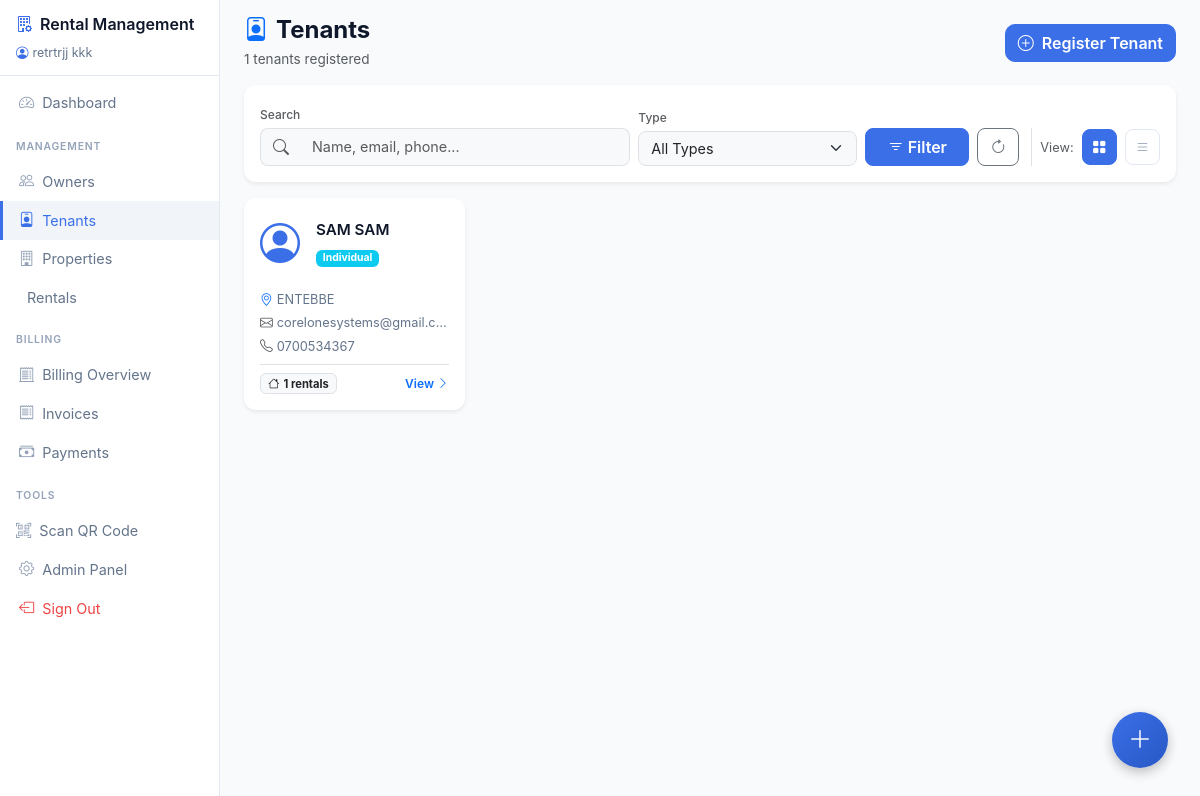
Page /tenants/ (signed in) on the committed database.
### rentals/models.py (models this page shows, shortened)
class Tenant(models.Model):
    TENANT_TYPES = (
        ('company', 'Company'),
        ('individual', 'Individual'),
    )
    id = models.UUIDField(primary_key=True, default=uuid.uuid4, editable=False)
    tenant_type = models.CharField(max_length=20, choices=TENANT_TYPES, default='individual')
    company_name = models.CharField(max_length=255, blank=True, null=True)
    registration_number = models.CharField(max_length=100, blank=True, null=True)
    tax_id = models.CharField(max_length=50, blank=True, null=True)
    first_name = models.CharField(max_length=100, blank=True, null=True)
    last_name = models.CharField(max_length=100, blank=True, null=True)
    national_id = models.CharField(max_length=50, blank=True, null=True)
    email = models.EmailField(blank=True, null=True)
    phone = models.CharField(max_length=20, blank=True, null=True)
    address = models.TextField(blank=True, null=True)
    city = models.CharField(max_length=100, blank=True, null=True)
    country = models.CharField(max_length=100, blank=True, null=True)
    qr_code_image = models.ImageField(upload_to='qr_codes/tenant/', blank=True, null=True)
    created_at = models.DateTimeField(auto_now_add=True)
    updated_at = models.DateTimeField(auto_now=True)
    @property
    def name(self):
        if self.tenant_type == 'company':
            return self.company_name or 'Unnamed Company'
        return f"{self.first_name or ''} {self.last_name or ''}".strip() or 'Unnamed Individual'
    @property
    def rental_count(self):
        return self.rentals.count()

### rentals/views.py (the view, shortened to what this page needs)
# urls.py: path('tenants/', views.tenant_list, name='tenant_list'),
@login_required
def tenant_list(request):
    tenants = Tenant.objects.all()
    search = request.GET.get('search')
    tenant_type = request.GET.get('tenant_type')
    if tenant_type:
        tenants = tenants.filter(tenant_type=tenant_type)
    paginator = Paginator(tenants, 20)
    page_number = request.GET.get('page')
    page_obj = paginator.get_page(page_number)
    context = {
        'page_obj': page_obj,
        'search': search or '',
        'tenant_type': tenant_type or '',
    }
    return render(request, 'rentals/tenant_list.html', context)

### rentals/templates/rentals/tenant_list.html (shortened to what this page needs)
{% extends 'rentals/base.html' %}
{% block content %}
<div class="d-flex justify-content-between align-items-center mb-3">
    <div>
        <h2 class="mb-1 fw-bold" style="color: #0f172a; font-size: 1.5rem;">
            <i class="bi bi-person-badge me-2 text-primary"></i>Tenants
        </h2>
        <p class="text-muted mb-0" style="font-size: 0.85rem;">
            {{ page_obj.paginator.count|default:0 }} tenants registered
        </p>
    </div>
    <a href="{% url 'rentals:tenant_create' %}" class="btn btn-primary">
        <i class="bi bi-plus-circle me-2"></i>Register Tenant
    </a>
</div>
<div class="card border-0 shadow-sm mb-3" style="border-radius: 12px;">
    <div class="card-body p-3">
        <form method="get" class="row g-2 align-items-end">
            <div class="col-md-5">
                <label class="form-label text-muted mb-1" style="font-size: 0.75rem; font-weight: 500;">Search</label>
                <div class="input-group">
                    <span class="input-group-text bg-light border-end-0" style="border-radius: 8px 0 0 8px;">
                        <i class="bi bi-search text-muted"></i>
                    </span>
                    <input type="text" class="form-control border-start-0 bg-light" name="search" placeholder="Name, email, phone..." value="{{ search }}" style="border-radius: 0 8px 8px 0; font-size: 0.9rem;">
                </div>
            </div>
            <div class="col-md-3">
                <label class="form-label text-muted mb-1" style="font-size: 0.75rem; font-weight: 500;">Type</label>
                <select class="form-select bg-light" name="tenant_type" style="border-radius: 8px; font-size: 0.9rem;">
                    <option value="">All Types</option>
                </select>
            </div>
            <div class="col-md-4">
                <div class="d-flex gap-2">
                    <button type="submit" class="btn btn-primary flex-fill" style="border-radius: 8px;">
                        <i class="bi bi-filter me-1"></i>Filter
                    </button>
                    <a href="{% url 'rentals:tenant_list' %}" class="btn btn-outline-secondary" style="border-radius: 8px;">
                        <i class="bi bi-arrow-clockwise"></i>
                    </a>
                    <div class="d-flex align-items-center gap-2 border-start ms-1 ps-2">
                        <span class="text-muted d-none d-md-inline" style="font-size: 0.8rem;">View:</span>
                        <button type="button" class="btn btn-sm view-toggle-btn active" id="gridViewBtn" onclick="toggleView('grid')" title="Grid View" style="border-radius: 8px; padding: 0.4rem 0.6rem;">
                            <i class="bi bi-grid-fill"></i>
                        </button>
                        <button type="button" class="btn btn-sm view-toggle-btn" id="listViewBtn" onclick="toggleView('list')" title="List View" style="border-radius: 8px; padding: 0.4rem 0.6rem;">
                            <i class="bi bi-list"></i>
                        </button>
                    </div>
                </div>
            </div>
        </form>
    </div>
</div>
{% if page_obj %}
<div class="row g-3" id="gridViewContainer">
    {% for tenant in page_obj %}
    <div class="col-sm-6 col-lg-4 col-xl-3">
        <a href="{% url 'rentals:tenant_detail' tenant.pk %}" class="card border-0 shadow-sm text-decoration-none h-100" style="border-radius: 12px; transition: transform 0.2s;">
            <div class="card-body p-3">
                <div class="d-flex align-items-center gap-3 mb-3">
                    <div class="flex-shrink-0">
                        {% if tenant.tenant_type == 'company' %}
                            <i class="bi bi-building" style="font-size: 2.5rem; color: #3B6FE8;"></i>
                        {% else %}
                            <i class="bi bi-person-circle" style="font-size: 2.5rem; color: #3B6FE8;"></i>
                        {% endif %}
                    </div>
                    <div class="flex-grow-1 min-width-0">
                        <h6 class="fw-semibold mb-1 text-truncate" style="color: #0f172a; font-size: 0.95rem;">{{ tenant.name }}</h6>
                        <span class="badge {% if tenant.tenant_type == 'company' %}bg-primary{% else %}bg-info{% endif %}" style="font-size: 0.65rem;">{{ tenant.get_tenant_type_display }}</span>
                    </div>
                </div>
                <div class="mb-2" style="font-size: 0.8rem; color: #64748b;">
                    <div class="text-truncate mb-1">
                        <i class="bi bi-geo-alt me-1 text-primary"></i>{{ tenant.city|default:"No location" }}
                    </div>
                    {% if tenant.email %}
                    <div class="text-truncate mb-1"><i class="bi bi-envelope me-1 text-muted"></i>{{ tenant.email }}</div>
                    {% endif %}
                    {% if tenant.phone %}
                    <div><i class="bi bi-telephone me-1 text-muted"></i>{{ tenant.phone }}</div>
                    {% endif %}
                </div>
                <div class="d-flex justify-content-between align-items-center pt-2 border-top">
                    <span class="badge bg-light text-dark border" style="font-size: 0.7rem;">
                        <i class="bi bi-house me-1"></i>{{ tenant.rental_count }} rentals
                    </span>
                    <span class="text-primary" style="font-size: 0.75rem; font-weight: 600;">
                        View <i class="bi bi-chevron-right"></i>
                    </span>
                </div>
            </div>
        </a>
    </div>
    {% endfor %}
</div>
{% endif %}
{% endblock %}

### rentals/templates/rentals/base.html (shortened to what this page needs)
{% load static %}
<!DOCTYPE html>
<html lang="en">
<head>
    <link href="https://cdn.jsdelivr.net/npm/bootstrap@5.3.0/dist/css/bootstrap.min.css" rel="stylesheet">
    <link rel="stylesheet" href="https://cdn.jsdelivr.net/npm/bootstrap-icons@1.10.0/font/bootstrap-icons.css">
</head>
<body>
    <nav class="sidebar" id="sidebar">
        <div class="sidebar-header">
            <a href="{% url 'rentals:dashboard' %}" class="sidebar-brand">
                <i class="bi bi-building-gear me-2" style="color:#3B6FE8;"></i>Rental Management
            </a>
            {% if user.is_authenticated %}
            <div class="mt-2" style="font-size:0.78rem;color:#64748b;">
                <i class="bi bi-person-circle me-1" style="color:#3B6FE8;"></i>{{ user.get_full_name|default:user.email }}
            </div>
            {% endif %}
        </div>
        <div class="sidebar-nav">
            <a href="{% url 'rentals:dashboard' %}" class="sidebar-link active">
                <i class="bi bi-speedometer2"></i>Dashboard
            </a>
            <div class="sidebar-section">Management</div>
            <a href="{% url 'rentals:owner_list' %}" class="sidebar-link">
                <i class="bi bi-people"></i>Owners
            </a>
            <a href="{% url 'rentals:tenant_list' %}" class="sidebar-link">
                <i class="bi bi-person-badge"></i>Tenants
            </a>
            <a href="{% url 'rentals:property_list' %}" class="sidebar-link">
                <i class="bi bi-building"></i>Properties
            </a>
            <a href="{% url 'rentals:rental_list' %}" class="sidebar-link">
                Rentals
            </a>
            <div class="sidebar-section">Billing</div>
            <a href="{% url 'billing:billing_dashboard' %}" class="sidebar-link">
                <i class="bi bi-receipt-cutoff"></i>Billing Overview
            </a>
            <a href="{% url 'billing:invoice_list' %}" class="sidebar-link">
                <i class="bi bi-receipt"></i>Invoices
            </a>
            <a href="{% url 'billing:payment_list' %}" class="sidebar-link">
                <i class="bi bi-cash-stack"></i>Payments
            </a>
            <div class="sidebar-section">Tools</div>
            <button class="sidebar-link" data-bs-toggle="modal" data-bs-target="#qrScanModal" style="background:none; border:none; width:100%; text-align:left; cursor:pointer;">
                <i class="bi bi-qr-code-scan"></i>Scan QR Code
            </button>
            <a href="/admin/" class="sidebar-link">
                <i class="bi bi-gear"></i>Admin Panel
            </a>
            <a href="{% url 'rentals:logout' %}" class="sidebar-link" style="color:#ef4444;">
                <i class="bi bi-box-arrow-left" style="color:#ef4444;"></i>Sign Out
            </a>
        </div>
    </nav>
    <div class="main-content">
        {% block content %}{% endblock %}
    </div>
    <div class="fab-container">
        <button class="fab-main" id="fabToggle" onclick="toggleFab()">
            <i class="bi bi-plus-lg"></i>
        </button>
    </div>
</body>
</html>

### rentals/templates/rentals/base.html (style rules this page uses)
:root { --primary: #3B6FE8; --primary-dark: #2858C5; --secondary: #64748b; --success: #10b981; --warning: #f59e0b; --danger: #ef4444; --sidebar-width: 220px; --bg-light: #f1f5f9; --text-dark: #0f172a; --text-muted: #64748b; }
body { background-color: #f8fafc; font-family: 'Inter', -apple-system, BlinkMacSystemFont, 'Segoe UI', Roboto, sans-serif; }
.sidebar { width: var(--sidebar-width); height: 100vh; position: fixed; top: 0; left: 0; background: #ffffff; color: #64748b; z-index: 1000; overflow-y: auto; transition: transform 0.3s ease; border-right: 1px solid #e2e8f0; }
.sidebar-header { padding: 0.75rem 1rem; border-bottom: 1px solid #e2e8f0; }
.sidebar-brand { font-weight: 600; font-size: 1rem; color: #0f172a; text-decoration: none; }
.sidebar-nav { padding: 0.5rem 0; }
.sidebar-link { display: flex; align-items: center; padding: 0.5rem 1rem; color: #64748b; text-decoration: none; transition: all 0.2s; border-left: 3px solid transparent; font-size: 0.9rem; }
.sidebar-link:hover, .sidebar-link.active { background-color: #f1f5f9; color: #3B6FE8; border-left-color: #3B6FE8; }
.sidebar-link:hover i, .sidebar-link.active i { color: #3B6FE8; }
.sidebar-link i { margin-right: 0.5rem; font-size: 0.95rem; color: #94a3b8; }
.sidebar-section { padding: 0.5rem 1rem; font-size: 0.65rem; text-transform: uppercase; letter-spacing: 0.08em; color: #94a3b8; font-weight: 600; margin-top: 0.5rem; }
.main-content { margin-left: var(--sidebar-width); padding: 1rem 1.5rem; transition: margin-left 0.3s ease; }
.card { border: none; box-shadow: 0 1px 3px rgba(0,0,0,0.1); border-radius: 16px; }
.btn-primary { background: var(--primary); border-color: var(--primary); border-radius: 10px; font-weight: 600; }
.fab-container { position:fixed; bottom:2rem; right:2rem; z-index:1050; }
.fab-main { width:56px; height:56px; border-radius:50%; background:linear-gradient(135deg,var(--primary),var(--primary-dark)); color:#fff; border:none; font-size:1.5rem; box-shadow:0 4px 12px rgba(0,0,0,0.25); display:flex; align-items:center; justify-content:center; cursor:pointer; transition:transform 0.3s,box-shadow 0.3s; }

### rentals/templates/rentals/tenant_list.html (style rules this page uses)
.view-toggle-btn { background: #fff; color: #94a3b8; border: 1px solid #e2e8f0; transition: all 0.2s; }
.view-toggle-btn.active { background: #3B6FE8; color: #fff; border-color: #3B6FE8; }

### rows in the picture
Tenant: name "SAM SAM", tenant_type "Individual", city "ENTEBBE", email "corelonesystems@gmail.c…", phone "0700534367", rental_count "1"

### other values in the picture
{{ user.get_full_name|default:user.email }} "retrtrjj kkk"
{{ page_obj.paginator.count|default:0 }} "1"
